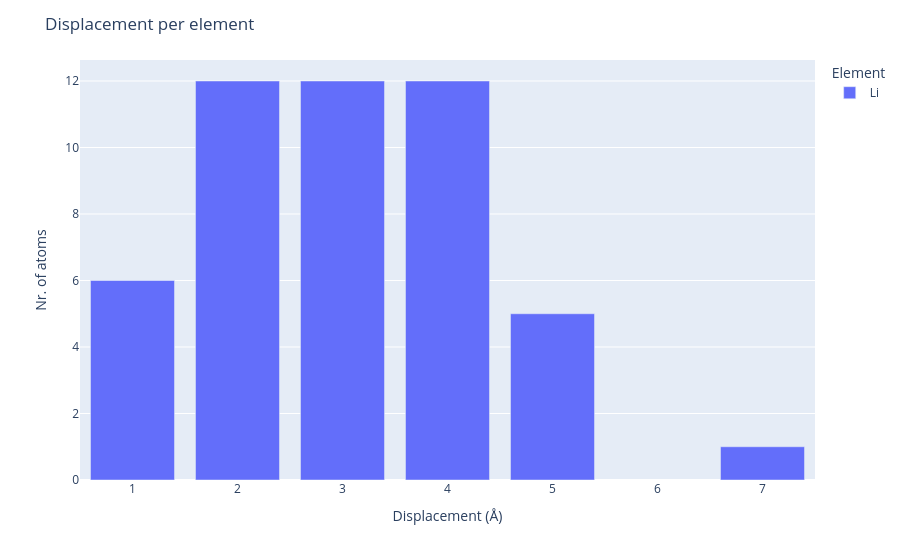

Notebook code cell kept with this figure:
### Code cell
diff_trajectory.plot_displacement_histogram()

### Figure 1 — Plotly figure (JSON) as saved in the notebook; plotly's stock layout.template omitted (floating-point values rounded to 4 significant figures)
{"data": [{"hovertemplate": "Element=Li<br>Displacement=%{x}<br>count=%{y}<extra></extra>", "legendgroup": "Li", "marker": {"color": "#636efa", "pattern": {"shape": ""}}, "name": "Li", "orientation": "v", "showlegend": true, "textposition": "auto", "type": "bar", "x": [1, 2, 3, 4, 5, 7], "xaxis": "x", "y": [6, 12, 12, 12, 5, 1], "yaxis": "y"}], "layout": {"barmode": "stack", "legend": {"title": {"text": "Element"}, "tracegroupgap": 0}, "margin": {"t": 60}, "title": {"text": "Displacement per element"}, "xaxis": {"anchor": "y", "domain": [0, 1], "title": {"text": "Displacement (Å)"}}, "yaxis": {"anchor": "x", "domain": [0, 1], "title": {"text": "Nr. of atoms"}}}}
